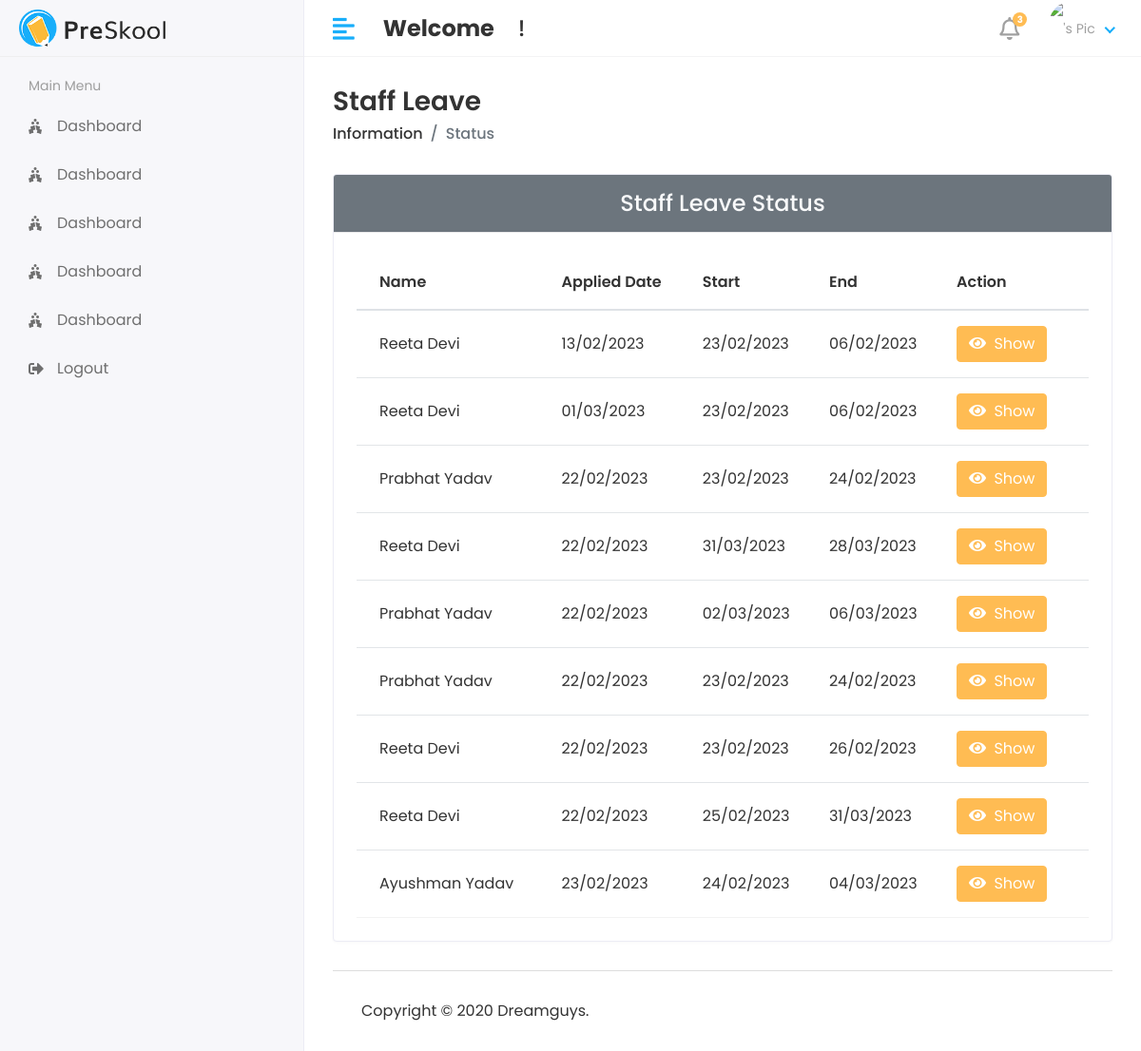
/Hod/Leave/staff, run on the app's committed database.
### myApp/models.py (models this page shows, shortened)
class LeaveRequest(models.Model):
  objects = None
  staff_name = models.ForeignKey(Staff, on_delete=models.CASCADE)
  leave_apply_date = models.CharField(max_length=50)
  leave_from = models.CharField(max_length=50)
  leave_to = models.CharField(max_length=50)
  subject = models.CharField(max_length=200)
  message = models.TextField()
  status = models.IntegerField(null=True, default=0)
  created_at = models.DateTimeField(auto_now_add=True)

class Staff(models.Model):
  objects = None
  admin = models.OneToOneField(CustomUser, on_delete=models.CASCADE)
  address = models.TextField()
  gender = models.CharField(max_length=100)
  created_at = models.DateTimeField(auto_now_add=True)
  updated_at = models.DateTimeField(auto_now=True)
  def __str__(self):
    return self.admin.first_name + " " + self.admin.last_name

class CustomUser(AbstractUser):
  USER = (
    (1, 'HOD'),
    (2, 'STAFF'),
    (3, 'STUDENT'),
  )
  user_type = models.CharField(choices=USER, max_length=50, default=1)
  profile_Pic = models.ImageField(upload_to='media/profilePic')

### StudentManagementProject/Hod_Views.py (the view)
def view_staff_leave(request):
  leave_request = LeaveRequest.objects.all()
  staff = Staff.objects.all()
  see_notification = StaffNotification.objects.all()
  context = {
    "staffs": staff,
    "see_notification": see_notification,
    "leave": leave_request,
  }
  return render(request, 'Hod/view_staff_leave.html', context)

### templates/Hod/view_staff_leave.html (shortened to what this page needs)
{% extends 'base.html' %}
{% block content %}
<div class="page-header">
  <div class="row align-items-center">
    <div class="col">
      <h3 class="page-title">Staff Leave</h3>
      <ul class="breadcrumb">
        <li class="breadcrumb-item"><a href="{% url 'apply_leave' %}">Information</a></li>
        <li class="breadcrumb-item active">Status</li>
      </ul>
    </div>
  </div>
</div>
<div class="row">
  <div class="col-sm-12">
    <div class="card card-table">
      <div class="card-header h4 d-flex justify-content-center bg-secondary text-light">
      Staff Leave Status
      </div>
      <div class="card-body">
        <div class="table-responsive">
          <table id="table_id" class="table table-hover table-center mb-0">
            <thead>
            <tr>
              <th>Name</th>
              <th>Applied Date</th>
              <th>Start</th>
              <th>End</th>
              <th>Action</th>
            </tr>
            </thead>
            <tbody>
            {% for i in leave %}
            <tr>
              <td>{{i.staff_name}}</td>
              <td>{{i.leave_apply_date}}</td>
              <td>{{i.leave_from}}</td>
              <td>{{i.leave_to}}</td>
              <td>
                <button class="btn btn-primary"
                        data-target="#leaveAction-{{forloop.counter}}"
                        data-toggle="modal"><i class="fa fa-eye"></i>
                  <span class="ml-1">Show</span>
                </button>
              </td>
            </tr>
            {% endfor %}
            </tbody>
          </table>
        </div>
      </div>
    </div>
  </div>
</div>
{% endblock %}

### static/assets/css/style.css (style rules this page uses)
html { height: 100%; }
body { background-color: #fff; color: #333; font-family: 'Poppins', sans-serif; font-size: 1rem; height: 100%; line-height: 1.5; overflow-x: hidden; }
h1, h2, h3, h4, h5, h6 { font-family: 'Poppins', sans-serif; margin-top: 0; }
a { color: #009ce7; }
input, button, a { transition: all 0.4s ease; -moz-transition: all 0.4s ease; -o-transition: all 0.4s ease; -ms-transition: all 0.4s ease; -webkit-transition: all 0.4s ease; }
input, input:focus, button, button:focus { outline: none; }
ul, ol { padding: 0px; list-style: none; }
.table { color: #333; max-width: 100%; margin-bottom: 0; width: 100%; }
.table thead tr th { font-weight: 600; }
.table tbody tr { border-bottom: 1px solid rgba(0, 0, 0, 0.05); }
.table.table-center td, .table.table-center th { vertical-align: middle; }
.card-table .card-body .table > thead > tr > th { border-top: 0; }
.card-table .card-body .table tr td:first-child, .card-table .card-body .table tr th:first-child { padding-left: 1.5rem; }
.card-table .card-body .table tr td:last-child, .card-table .card-body .table tr th:last-child { padding-right: 1.5rem; }
.card-table .table td, .card-table .table th { border-top: 1px solid #e2e5e8; padding: 1rem 0.75rem; white-space: nowrap; }
.btn-primary { background-color: #FFBC53; border: 1px solid #FFBC53; }
.card { border: 1px solid #ececf5; box-shadow: 0 1px 3px 0 rgba(0, 0, 0, 0.03); margin-bottom: 1.875rem; }
.card-body { padding: 1.5rem; }
.card-header { border-bottom: 1px solid #e6e6e6; padding: 1rem 1.5rem; }
.card .card-header { background-color: #fff; border-bottom: 1px solid #eaeaea; }
.page-header { margin-bottom: 1.875rem; }
.page-header .breadcrumb { background-color: transparent; color: #6c757d; font-size: 1rem; font-weight: 500; margin-bottom: 0; padding: 0; }
.page-header .breadcrumb a { color: #333; }
.page-title { font-size: 28px; font-weight: 600; color: #333; margin-bottom: 5px; }

### data on the page
LeaveRequest: staff_name "Reeta Devi", leave_apply_date "13/02/2023", leave_from "23/02/2023", leave_to "06/02/2023"
LeaveRequest: staff_name "Reeta Devi", leave_apply_date "01/03/2023", leave_from "23/02/2023", leave_to "06/02/2023"
LeaveRequest: staff_name "Prabhat Yadav", leave_apply_date "22/02/2023", leave_from "23/02/2023", leave_to "24/02/2023"
LeaveRequest: staff_name "Reeta Devi", leave_apply_date "22/02/2023", leave_from "31/03/2023", leave_to "28/03/2023"
LeaveRequest: staff_name "Prabhat Yadav", leave_apply_date "22/02/2023", leave_from "02/03/2023", leave_to "06/03/2023"
LeaveRequest: staff_name "Prabhat Yadav", leave_apply_date "22/02/2023", leave_from "23/02/2023", leave_to "24/02/2023"
LeaveRequest: staff_name "Reeta Devi", leave_apply_date "22/02/2023", leave_from "23/02/2023", leave_to "26/02/2023"
LeaveRequest: staff_name "Reeta Devi", leave_apply_date "22/02/2023", leave_from "25/02/2023", leave_to "31/03/2023"
LeaveRequest: staff_name "Ayushman Yadav", leave_apply_date "23/02/2023", leave_from "24/02/2023", leave_to "04/03/2023"
